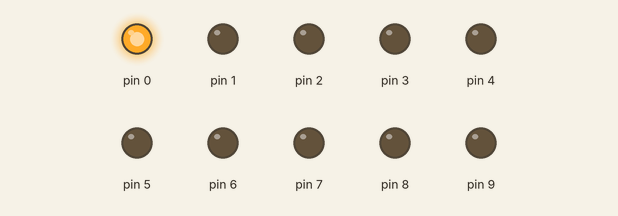
Simulated run of this sketch. Board: Arduino Uno, built with avr-gcc and run on an emulated ATmega328P. Shown: output pins drawn as LEDs (lit = HIGH).

Above: at 0.1 s.
At 0.7 s:
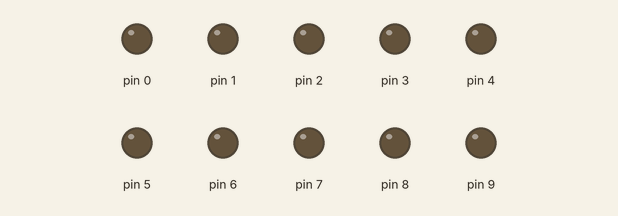
At 1.3 s:
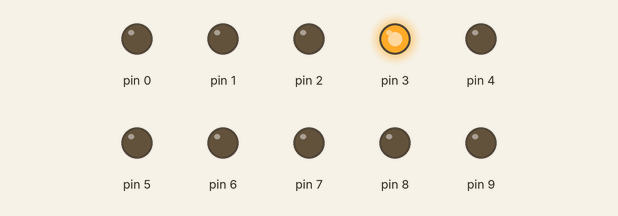
At 2.5 s:
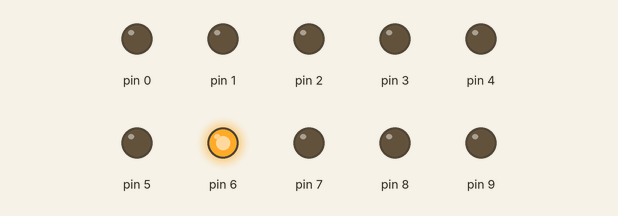
At 3.7 s:
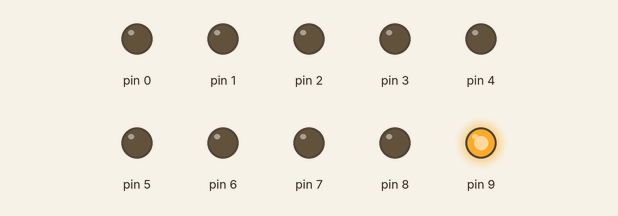
At 4.9 s:
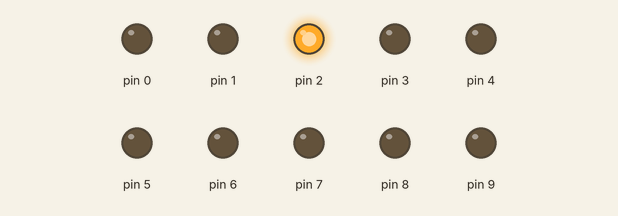
Timing chart, 0 to 5.2 s (numbered marks = the images above):
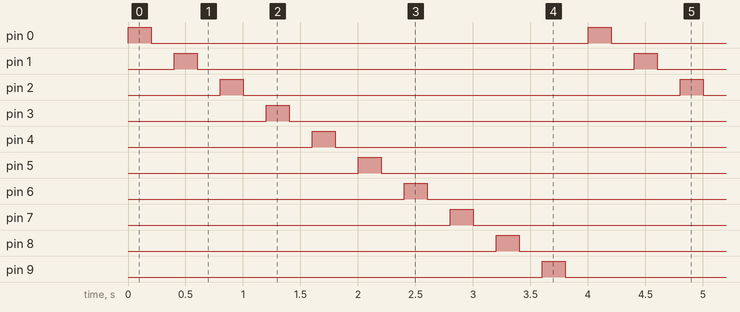

Measured:
- by itself, pin 0–9: alternates HIGH for 0.20 s and LOW for 3.8 s
- by itself, everything shown: repeats every 4.0 s, in 20 steps

The sketch:

Practica_1.ino
```cpp
void setup() {
  pinMode(0, OUTPUT);
  pinMode(1, OUTPUT);
  pinMode(2, OUTPUT);
  pinMode(3, OUTPUT);
  pinMode(4, OUTPUT);
  pinMode(5, OUTPUT);
  pinMode(6, OUTPUT);
  pinMode(7, OUTPUT);
  pinMode(8, OUTPUT);
  pinMode(9, OUTPUT);
}

void loop() {
  digitalWrite(0, HIGH);
  delay(200);
  digitalWrite(0, LOW);
  delay(200);

  digitalWrite(1, HIGH);
  delay(200);
  digitalWrite(1, LOW);
  delay(200);

  digitalWrite(2, HIGH);
  delay(200);
  digitalWrite(2, LOW);
  delay(200);

  digitalWrite(3, HIGH);
  delay(200);
  digitalWrite(3, LOW);
  delay(200);
    digitalWrite(4, HIGH);
  delay(200);
  digitalWrite(4,LOW);
  delay(200);

  digitalWrite(5, HIGH);
  delay(200);
  digitalWrite(5, LOW);
  delay(200);

  digitalWrite(6, HIGH);
  delay(200);
  digitalWrite(6, LOW);
  delay(200);

  digitalWrite(7, HIGH);
  delay(200);
  digitalWrite(7, LOW);
  delay(200);
    digitalWrite(8, HIGH);
  delay(200);
  digitalWrite(8, LOW);
  delay(200);

  digitalWrite(9, HIGH);
  delay(200);
  digitalWrite(9, LOW);
  delay(200);
}
```
